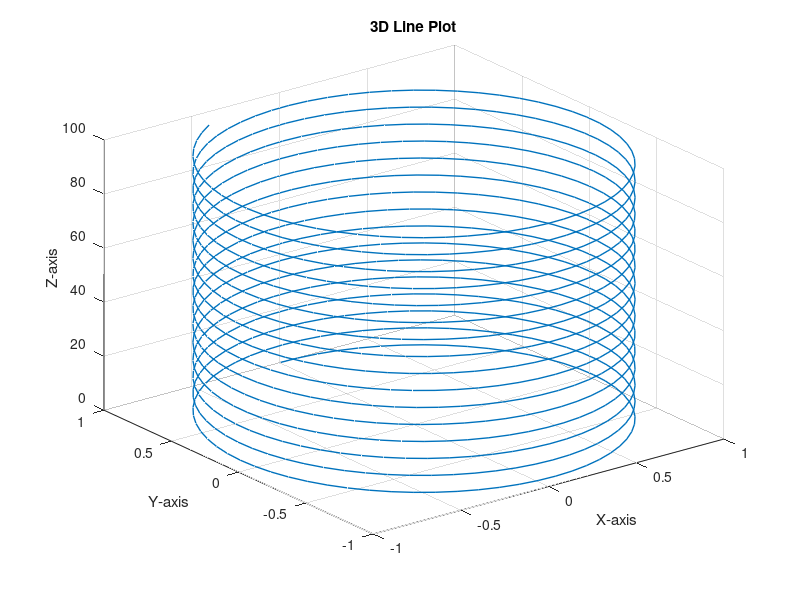

Write MATLAB code to recreate this figure.
z = 0:0.1:100;
x =sin(z);
y = cos(z);
plot3(x,y,z,'LineWidth',1);
grid on
xlabel('X-axis')
ylabel('Y-axis')
zlabel('Z-axis')
title('3D Line Plot')